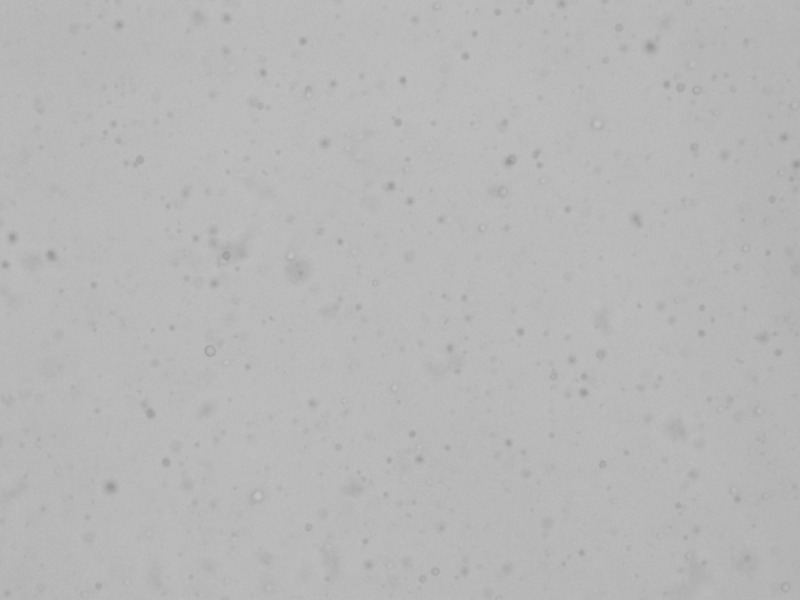
#> input picture Project/data/Hoang_T0001.jpg, 800 x 600 px; its folder holds only this picture in this run
$ jupyter execute --allow-errors TrackAndAvogadros2.ipynb   (Python 2 division)
#> lines starting #> are read from the running program, lines starting #| are printed output that depends on the picture; after the words box and inside, x2 and y2 are one past the last pixel; in counts of white or black regions, pixels touching at a corner belong together
### Project/BlobFinder2.py

import matplotlib.pyplot as plt
from PIL import Image
import requests
from StringIO import StringIO

# define colors
BLACK = (0,0,0)
RED = (255,0,0)
WHITE = (255,255,255)

# creating a blob
class Blob():

    def __init__(self):
        """ initializes a blob """
        self.blob = []
    def add(self,i,j):
        """ adds (x,y) position of a pixel that is part of a blob """
        self.blob.append([i,j])
    def mass(self):
        """ returns mass of a blob determined by how many pixels it contains """
        return len(self.blob)

    # [15 lines left out: functions distanceTo, centerOfMass, not called in this run]

def monochrome(picture,tau):
    """ turns blobs in a picture red using luminance threshold tau and turn background noise black """
#> called with tau = 165
    xsize, ysize = picture.size
#> xsize = 800; ysize = 600
    temp = picture.load()

    for x in range(xsize):
        for y in range(ysize):
            r,g,b = temp[x,y]
            # if color is higher than luminance threshold, consider a blob and turn red
            if (r+g+b)/3 <= tau:
                temp[x,y] = RED
            # else consider background noise and turn black
            else:
                temp[x,y] = BLACK

def BlobFinder(picture, tau):
    """ returns a list of all blobs in the picture using the luminance threshold tau """
    # turns picture red and black first
    monochrome(picture,tau)
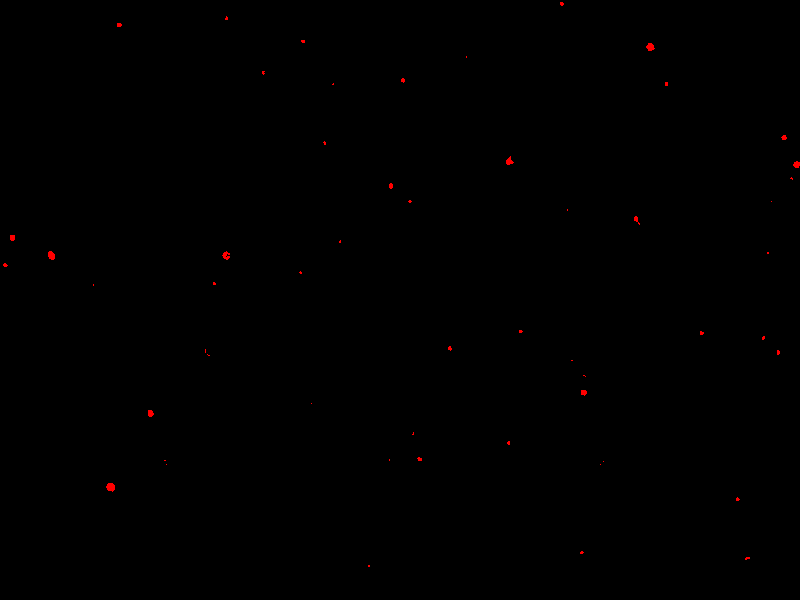
#> picture: PIL image 800x600 RGB; mean R, G, B 0.4, 0, 0
    xsize, ysize = picture.size
#> xsize = 800; ysize = 600
    temp = picture.load()
    blobs = []
    for x in range(xsize):
        for y in range(ysize):
            # find blobs in picture and add to list of blobs
            if temp[x,y] == RED:
                blob = Fill(temp,xsize,ysize,x,y)
                blobs.append(blob)
#> after the loop, blobs = 57 items
    return blobs

def Fill(picture, xsize, ysize, xstart, ystart):
    """ keep a list of pixels that need to be looked at,
    but haven't yet been filled in - a list of the (x,y)
    coordinates of pixels that are neighbors of ones we have
    already examined.  Keep looping until there's nothing
    left in this list. Finally returns the blob. """
    # create a blob
    blob = Blob()
    queue = [(xstart,ystart)]
    # add the first red pixel found
    blob.add(xstart,ystart)
    while queue:
        x,y,queue = queue[0][0], queue[0][1], queue[1:]
        # if neighboring pixel is red, add to queue, fill white, and add to blob object
        if picture[x,y] == RED:
            picture[x,y] = WHITE
            blob.add(x,y)
            if x > 0:
                queue.append((x-1,y))
            if x < (xsize-1):
                queue.append((x+1,y))
            if y > 0:
                queue.append((x, y-1))
            if y < (ysize-1):
                queue.append((x, y+1))
    return blob


# [10 lines left out: function countBeads, not called in this run]

def getBeads(P,picture,tau):
    """ returns a list of all blobs with mass >= P pixels """
    # get all blobs in a picture with luminance threshold tau
    beads = BlobFinder(picture,tau)
#> beads = 57 items
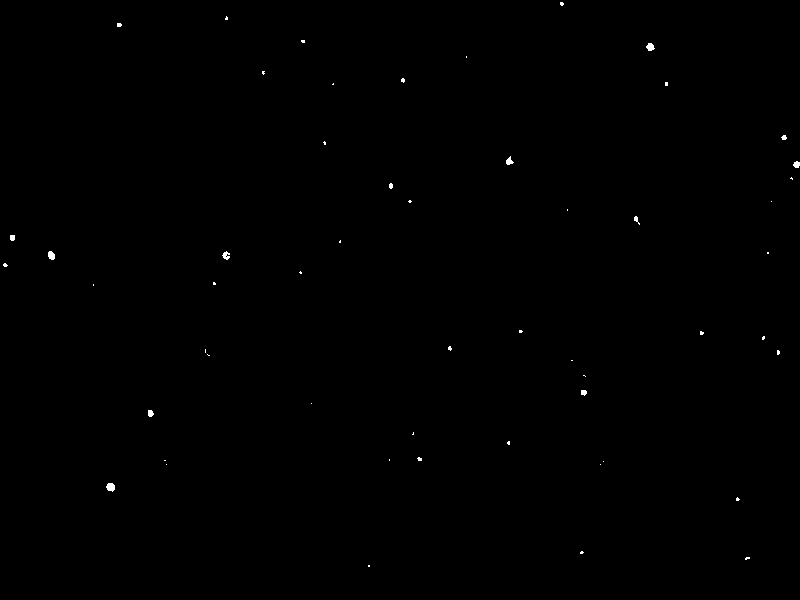
#> picture: PIL image 800x600 RGB; 0.15% white; 54 white regions (42 under 20 px), largest, box (x1, y1, x2, y2) and area: (106, 483, 115, 492) 61, (646, 43, 655, 51) 50, (48, 251, 55, 260) 50
    # initialize a list of blobs
    blobs = []
    # loop through all blobs -- if mass >= P, add blob to list of blobs
    for bead in beads:
        if bead.mass() >=P:
            blobs.append(bead)
#> this loop made 57 passes
#> after the loop, blobs = 9 items
    return blobs

# [18 lines left out: function printBeads, not called in this run]

### Project/TrackAndAvogadros2.ipynb
# Collected Data

[cell 1]
import BlobFinder2
import numpy as np
import matplotlib.pyplot as plt
from PIL import Image
import requests
from StringIO import StringIO
import os

def images(folder):
    """ returns a list of pictures in a folder to be looked at """
    pictures = []

    for file in os.listdir(folder):
        if file.endswith(".jpg"):
            filename = folder + "/" + file
            pictures.append(filename)

    return pictures

def movement(P,pictures,tau,delta):
    """ returns a list of all distances between blobs from one frame to another """
    distance = []

    # loop through all images
    # for i in range(0,len(pictures)-1):
    for i in range(0,199):
        # open one picture and get all blobs with luminance threshold tau
        #picture1 = Image.open(pictures[i])
        picture1 = Image.open(pictures[i]).convert('RGB')
        frame1 = BlobFinder2.getBeads(P,picture1,tau)
#> frame1 = 9 items
        # open next picture and get all blobs with luminance threshold tau
        # picture2 = Image.open(pictures[i+1])
        picture2 = Image.open(pictures[i+1]).convert('RGB')
        frame2 = BlobFinder2.getBeads(P,picture2,tau)
        # keep track of how many blobs in each picture
        # beads1 = BlobFinder.countBeads(P,picture1,tau)
        # beads2 = BlobFinder.countBeads(P,picture2,tau)

        # loop through every blob in first picture
        for blob in frame1:
            dist = []
            for j in xrange(len(frame2)-1):
                # have a list of all possibilities of distances between current blob with all blobs
                # in second frame and get the minimum
                dist.append(blob.distanceTo(frame2[j]))
                low = min(x for x in dist if x != 0.0)

            # if distance between two blobs is smallest and less than delta, add to list of distances
            if low < delta:
                distance.append(low)
    return distance

# [11 lines left out: function writeFile, not called in this run]

pictures = images("data")
#> (the rest of this cell did not finish here and is left out)

- The self-diffusion constant D characterizes the stochastic movement of a molecule (bead) through a homogeneous medium (the water molecules) as a result of random thermal energy. The Einstein-Smoluchowski equation states that the random displacement of a bead in one dimension has a Gaussian distribution with mean zero and variance σ$^2$=2DΔt, where Δt is the time interval between position measurements. That is, a molecule's mean displacement is zero and its mean square displacement is proportional to the elapsed time between measurements, with the constant of proportionality 2D. For the test data, Δt = 0.5 so this is an estimate for D as well.
- The Stokes-Einstein relation asserts that the self-diffusion constant of a spherical particle immersed in a fluid is given by D=kT/6πηρ where, for the test data,

T = absolute temperature = 297 degrees Kelvin (room temperature)

η = viscosity of water = 9.135$10^{-4}$ N*s/m2 (at room temperature)

ρ = radius of bead = 0.5*10$^{-6}$ meters

and k is the Boltzmann constant. All parameters are given in SI units. The Boltzmann constant is a fundamental physical constant that relates the average kinetic energy of a molecule to its temperature. We estimate k by measuring all of the parameters in the Stokes-Einstein equation, and solving for k.

- Avogadro's number NA is defined to be the number of particles in a mole. By definition, k=R/NA, where the universal gas constant R is approximately 8.31457 J/K⋅mol. Use R/k as an estimate of Avogadro's number.

[cell 2]
# [30 lines left out: function AvogadrosNumber, not called in this run]

#> (the rest of this cell did not finish here and is left out)
